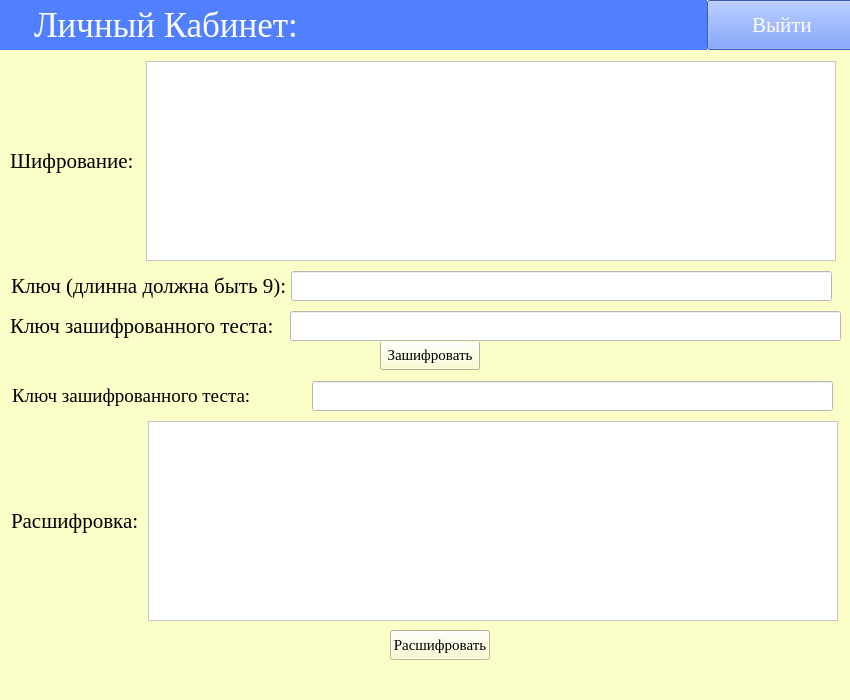
<?xml version="1.0" encoding="UTF-8"?>
<ui version="4.0">
 <class>personal_ac_form</class>
 <widget class="QMainWindow" name="personal_ac_form">
  <property name="geometry">
   <rect>
    <x>0</x>
    <y>0</y>
    <width>850</width>
    <height>700</height>
   </rect>
  </property>
  <property name="minimumSize">
   <size>
    <width>850</width>
    <height>700</height>
   </size>
  </property>
  <property name="maximumSize">
   <size>
    <width>850</width>
    <height>900</height>
   </size>
  </property>
  <property name="windowTitle">
   <string>Личный кабинет</string>
  </property>
  <property name="styleSheet">
   <string notr="true">background-color: rgb(251, 255, 199);</string>
  </property>
  <widget class="QWidget" name="centralwidget">
   <widget class="QWidget" name="layoutWidget">
    <property name="geometry">
     <rect>
      <x>-1</x>
      <y>-1</y>
      <width>858</width>
      <height>52</height>
     </rect>
    </property>
    <layout class="QHBoxLayout" name="horizontalLayout">
     <property name="spacing">
      <number>0</number>
     </property>
     <item>
      <widget class="QLabel" name="l_title_personal_ac">
       <property name="minimumSize">
        <size>
         <width>700</width>
         <height>50</height>
        </size>
       </property>
       <property name="maximumSize">
        <size>
         <width>850</width>
         <height>50</height>
        </size>
       </property>
       <property name="font">
        <font>
         <family>Times New Roman</family>
         <pointsize>26</pointsize>
        </font>
       </property>
       <property name="styleSheet">
        <string notr="true">background-color: rgb(80, 127, 255);
color: rgb(255, 255, 255);</string>
       </property>
       <property name="text">
        <string>    Личный Кабинет:</string>
       </property>
      </widget>
     </item>
     <item>
      <widget class="QPushButton" name="exit_btn">
       <property name="minimumSize">
        <size>
         <width>150</width>
         <height>50</height>
        </size>
       </property>
       <property name="maximumSize">
        <size>
         <width>150</width>
         <height>50</height>
        </size>
       </property>
       <property name="font">
        <font>
         <family>Times New Roman</family>
         <pointsize>16</pointsize>
        </font>
       </property>
       <property name="styleSheet">
        <string notr="true">background-color: rgb(80, 127, 255);
color: rgb(255, 255, 255);</string>
       </property>
       <property name="text">
        <string>Выйти</string>
       </property>
      </widget>
     </item>
    </layout>
   </widget>
   <widget class="QWidget" name="layoutWidget_2">
    <property name="geometry">
     <rect>
      <x>10</x>
      <y>60</y>
      <width>828</width>
      <height>202</height>
     </rect>
    </property>
    <layout class="QHBoxLayout" name="horizontalLayout_3">
     <item>
      <widget class="QLabel" name="l_text_1">
       <property name="minimumSize">
        <size>
         <width>130</width>
         <height>30</height>
        </size>
       </property>
       <property name="maximumSize">
        <size>
         <width>130</width>
         <height>30</height>
        </size>
       </property>
       <property name="font">
        <font>
         <family>Times New Roman</family>
         <pointsize>16</pointsize>
        </font>
       </property>
       <property name="text">
        <string>Шифрование:</string>
       </property>
      </widget>
     </item>
     <item>
      <widget class="QTextEdit" name="encrypt_text">
       <property name="minimumSize">
        <size>
         <width>690</width>
         <height>200</height>
        </size>
       </property>
       <property name="maximumSize">
        <size>
         <width>690</width>
         <height>200</height>
        </size>
       </property>
       <property name="font">
        <font>
         <family>Times New Roman</family>
         <pointsize>14</pointsize>
        </font>
       </property>
       <property name="styleSheet">
        <string notr="true">background-color: rgb(255, 255, 255);</string>
       </property>
      </widget>
     </item>
    </layout>
   </widget>
   <widget class="QPushButton" name="encrypt_btn">
    <property name="geometry">
     <rect>
      <x>380</x>
      <y>340</y>
      <width>100</width>
      <height>30</height>
     </rect>
    </property>
    <property name="minimumSize">
     <size>
      <width>100</width>
      <height>30</height>
     </size>
    </property>
    <property name="maximumSize">
     <size>
      <width>100</width>
      <height>30</height>
     </size>
    </property>
    <property name="font">
     <font>
      <family>Times New Roman</family>
      <pointsize>11</pointsize>
     </font>
    </property>
    <property name="text">
     <string>Зашифровать</string>
    </property>
   </widget>
   <widget class="QWidget" name="layoutWidget_3">
    <property name="geometry">
     <rect>
      <x>10</x>
      <y>420</y>
      <width>831</width>
      <height>202</height>
     </rect>
    </property>
    <layout class="QHBoxLayout" name="horizontalLayout_2">
     <item>
      <widget class="QLabel" name="l_text_2">
       <property name="minimumSize">
        <size>
         <width>130</width>
         <height>30</height>
        </size>
       </property>
       <property name="maximumSize">
        <size>
         <width>130</width>
         <height>30</height>
        </size>
       </property>
       <property name="font">
        <font>
         <family>Times New Roman</family>
         <pointsize>16</pointsize>
        </font>
       </property>
       <property name="text">
        <string>Расшифровка:</string>
       </property>
      </widget>
     </item>
     <item>
      <widget class="QTextEdit" name="dencrypt_text">
       <property name="minimumSize">
        <size>
         <width>690</width>
         <height>200</height>
        </size>
       </property>
       <property name="maximumSize">
        <size>
         <width>690</width>
         <height>200</height>
        </size>
       </property>
       <property name="font">
        <font>
         <family>Times New Roman</family>
         <pointsize>14</pointsize>
        </font>
       </property>
       <property name="styleSheet">
        <string notr="true">background-color: rgb(255, 255, 255);</string>
       </property>
       <property name="placeholderText">
        <string/>
       </property>
      </widget>
     </item>
    </layout>
   </widget>
   <widget class="QPushButton" name="dencrypt_btn">
    <property name="geometry">
     <rect>
      <x>390</x>
      <y>630</y>
      <width>100</width>
      <height>30</height>
     </rect>
    </property>
    <property name="minimumSize">
     <size>
      <width>100</width>
      <height>30</height>
     </size>
    </property>
    <property name="maximumSize">
     <size>
      <width>100</width>
      <height>30</height>
     </size>
    </property>
    <property name="font">
     <font>
      <family>Times New Roman</family>
      <pointsize>11</pointsize>
     </font>
    </property>
    <property name="text">
     <string>Расшифровать</string>
    </property>
   </widget>
   <widget class="QWidget" name="layoutWidget_5">
    <property name="geometry">
     <rect>
      <x>10</x>
      <y>310</y>
      <width>831</width>
      <height>32</height>
     </rect>
    </property>
    <layout class="QHBoxLayout" name="horizontalLayout_6">
     <property name="spacing">
      <number>0</number>
     </property>
     <item>
      <widget class="QLabel" name="l_text_5">
       <property name="minimumSize">
        <size>
         <width>280</width>
         <height>30</height>
        </size>
       </property>
       <property name="maximumSize">
        <size>
         <width>280</width>
         <height>30</height>
        </size>
       </property>
       <property name="font">
        <font>
         <family>Times New Roman</family>
         <pointsize>16</pointsize>
        </font>
       </property>
       <property name="text">
        <string>Ключ зашифрованного теста:</string>
       </property>
       <property name="alignment">
        <set>Qt::AlignLeading|Qt::AlignLeft|Qt::AlignVCenter</set>
       </property>
      </widget>
     </item>
     <item>
      <widget class="QLineEdit" name="key_encode_file">
       <property name="font">
        <font>
         <family>Times New Roman</family>
         <pointsize>14</pointsize>
        </font>
       </property>
       <property name="styleSheet">
        <string notr="true">background-color: rgb(255, 255, 255);</string>
       </property>
      </widget>
     </item>
    </layout>
   </widget>
   <widget class="QWidget" name="layoutWidget">
    <property name="geometry">
     <rect>
      <x>11</x>
      <y>270</y>
      <width>821</width>
      <height>32</height>
     </rect>
    </property>
    <layout class="QHBoxLayout" name="horizontalLayout_4">
     <property name="spacing">
      <number>0</number>
     </property>
     <item>
      <widget class="QLabel" name="l_text_3">
       <property name="minimumSize">
        <size>
         <width>280</width>
         <height>30</height>
        </size>
       </property>
       <property name="maximumSize">
        <size>
         <width>280</width>
         <height>30</height>
        </size>
       </property>
       <property name="font">
        <font>
         <family>Times New Roman</family>
         <pointsize>16</pointsize>
        </font>
       </property>
       <property name="text">
        <string>Ключ (длинна должна быть 9):</string>
       </property>
       <property name="alignment">
        <set>Qt::AlignLeading|Qt::AlignLeft|Qt::AlignVCenter</set>
       </property>
      </widget>
     </item>
     <item>
      <widget class="QLineEdit" name="key_1">
       <property name="font">
        <font>
         <family>Times New Roman</family>
         <pointsize>14</pointsize>
        </font>
       </property>
       <property name="styleSheet">
        <string notr="true">background-color: rgb(255, 255, 255);</string>
       </property>
      </widget>
     </item>
    </layout>
   </widget>
   <widget class="QWidget" name="layoutWidget">
    <property name="geometry">
     <rect>
      <x>12</x>
      <y>380</y>
      <width>821</width>
      <height>32</height>
     </rect>
    </property>
    <layout class="QHBoxLayout" name="horizontalLayout_5">
     <property name="spacing">
      <number>0</number>
     </property>
     <item>
      <widget class="QLabel" name="l_text_6">
       <property name="minimumSize">
        <size>
         <width>300</width>
         <height>30</height>
        </size>
       </property>
       <property name="maximumSize">
        <size>
         <width>300</width>
         <height>30</height>
        </size>
       </property>
       <property name="font">
        <font>
         <family>Times New Roman</family>
         <pointsize>14</pointsize>
        </font>
       </property>
       <property name="text">
        <string>Ключ зашифрованного теста: </string>
       </property>
       <property name="alignment">
        <set>Qt::AlignLeading|Qt::AlignLeft|Qt::AlignVCenter</set>
       </property>
      </widget>
     </item>
     <item>
      <widget class="QLineEdit" name="key_file">
       <property name="font">
        <font>
         <family>Times New Roman</family>
         <pointsize>14</pointsize>
        </font>
       </property>
       <property name="styleSheet">
        <string notr="true">background-color: rgb(255, 255, 255);</string>
       </property>
      </widget>
     </item>
    </layout>
   </widget>
  </widget>
  <widget class="QMenuBar" name="menubar">
   <property name="geometry">
    <rect>
     <x>0</x>
     <y>0</y>
     <width>850</width>
     <height>21</height>
    </rect>
   </property>
  </widget>
  <widget class="QStatusBar" name="statusbar"/>
 </widget>
 <resources/>
 <connections/>
</ui>
